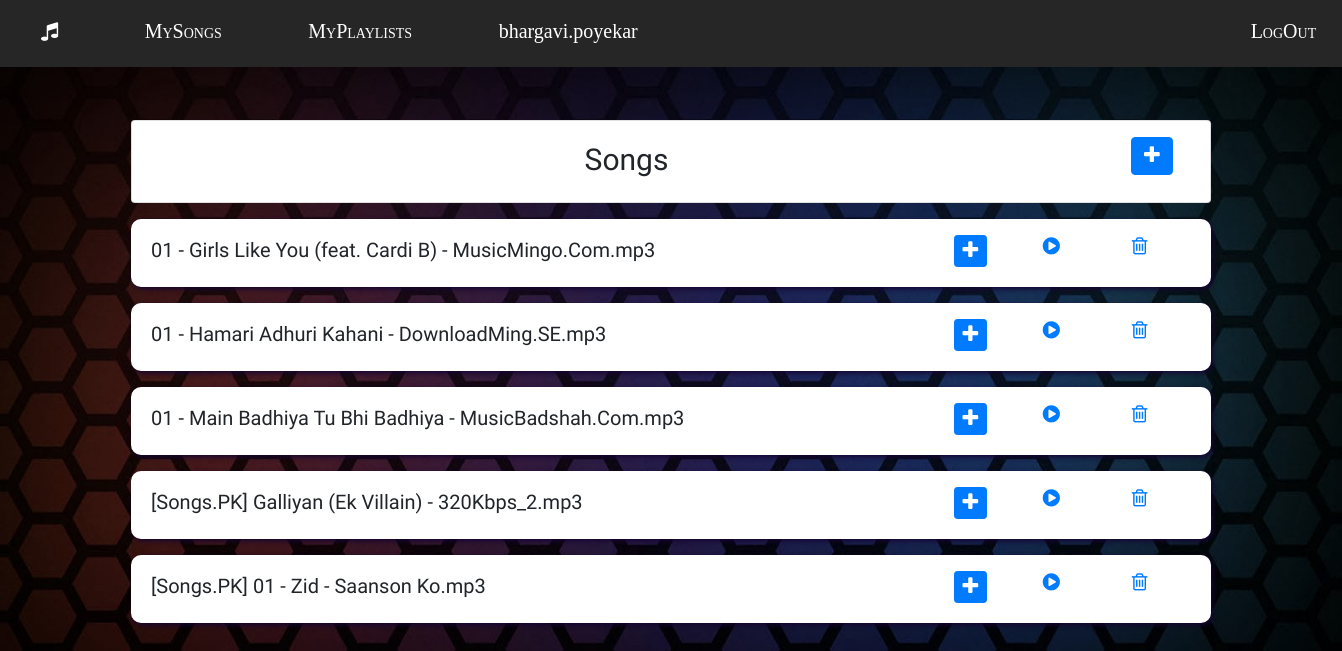
The page /songs/ (signed in) on the database as committed earlier.
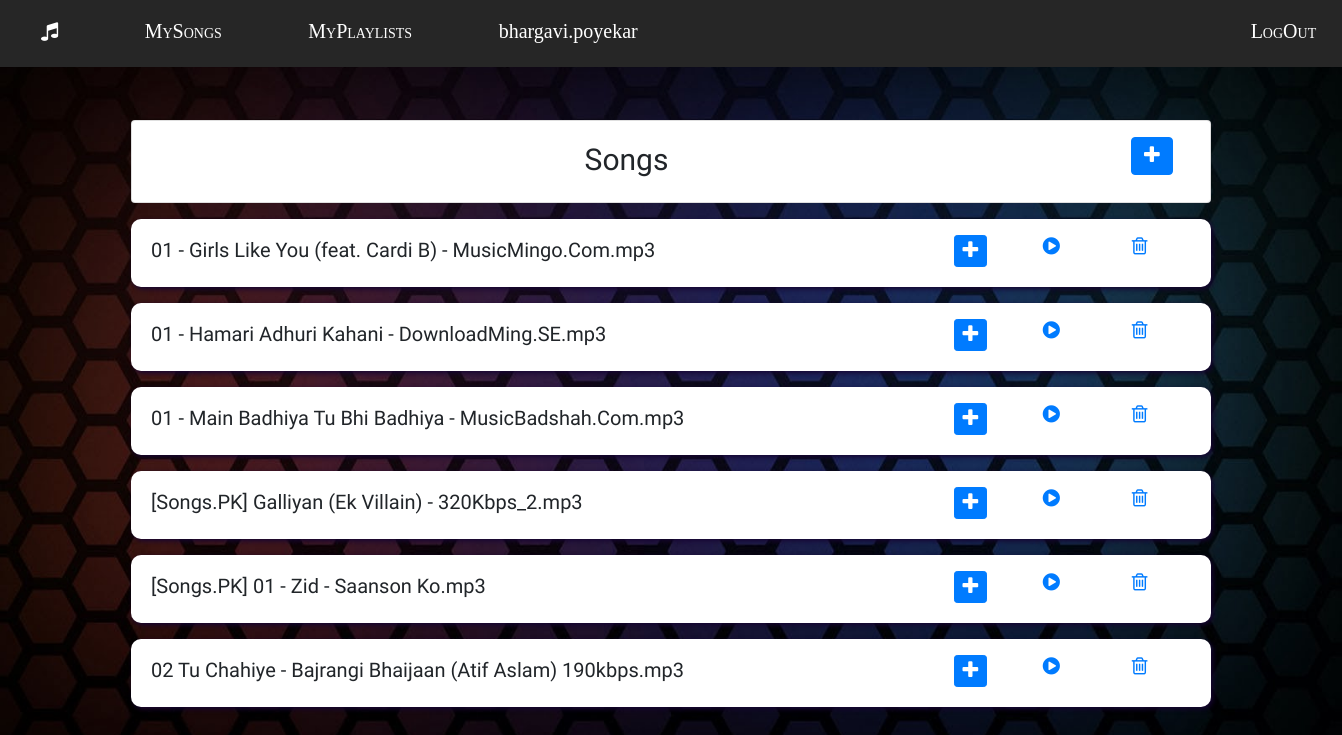
The same page on the database as committed later.
### songs/models.py (models this page shows, shortened)
class Song(models.Model):
	user = models.ForeignKey(User,default=None,on_delete=models.CASCADE)
	song_name= models.CharField(max_length=100)
	song_url=models.CharField(max_length=400)
	mood_options=[('sad', 'sad'),('happy', 'happy'),('normal','normal')]
	emotion = models.CharField(max_length=50,choices=mood_options,default='normal')

### songs/views.py (the view)
# urls.py: path('',songs_view.songs,name='users-songs'),
def songs(request):
    songs=Song.objects.filter(user=request.user)
    count=songs.count()
    if count==0:
        songs=None
    playlists=Playlist.objects.filter(user=request.user)
    count=playlists.count()
    if count==0:
        playlists=None
    return render(request,'songs/songs.html',{'songs':songs,'playlists':playlists})

### songs/templates/songs/songs.html (shortened to what this page needs)
{% extends 'users/main.html' %}
{% load static %}
{% block content %}
<div class="container">
    <div class="col-12 col-md-12 ">
        <div class="card ">
            <div class="card-content ">
                <div class="card-body pt-2">
                    <div class="row">
                        <div class="col-md-11 col-12 pt-2 text-center heading">
                            Songs
                        </div>
                        <div class="col-md-1 col-12 pt-2">
                            <button type="button" class="btn btn-primary" data-toggle="modal" data-target="#addSong">
                                <i class="fa fa-plus" aria-hidden="true"></i>
                            </button>
                        </div>
                    </div>
                </div>
            </div>
        </div>
    </div>
    {% if songs %}
    {% for song in songs %}
    <div class="col-12 col-md-12 mt-3">
        <div class="card pull-up">
            <div class="card-content ">
                <div class="card-body pt-2">
                    <div class="row">
                        <div class="col-md-9 col-12 pt-2 list">
                            {{song.song_name}}
                        </div>
                        <div class="col-md-1 col-12 pt-2">
                            <button type="button" class="btn btn-primary btn-sm" data-toggle="modal" data-target="#addToPlaylist{{song.id}}">
                                <i class="fa fa-plus" aria-hidden="true"></i>
                            </button>
                        </div>
                        <div class="col-md-1 col-12 pt-2">
                            <a href="{% url 'play-songs' song.id %}"><i class="fa fa-play-circle" aria-hidden="true"></i></a>
                        </div>
                        <div class="col-md-1 col-12 pt-2">
                            <a href="{% url 'del-song' song.id %}"><i class="fa fa-trash-o" aria-hidden="true"></i></a>
                        </div>
                    </div>
                </div>
            </div>
        </div>
    </div>
    {% endfor %}
    {% else %}
    <h4 style="color:white;margin-top:10px;text-align:center;">No Songs uploaded</h4>
    {% endif %}
</div>
{% endblock %}

Rows that differ between the two databases and show on the page:
now on this page (row edited): Song: song_name "02 Tu Chahiye - Bajrangi Bhaijaan (Atif Aslam) 190kbps.mp3"
